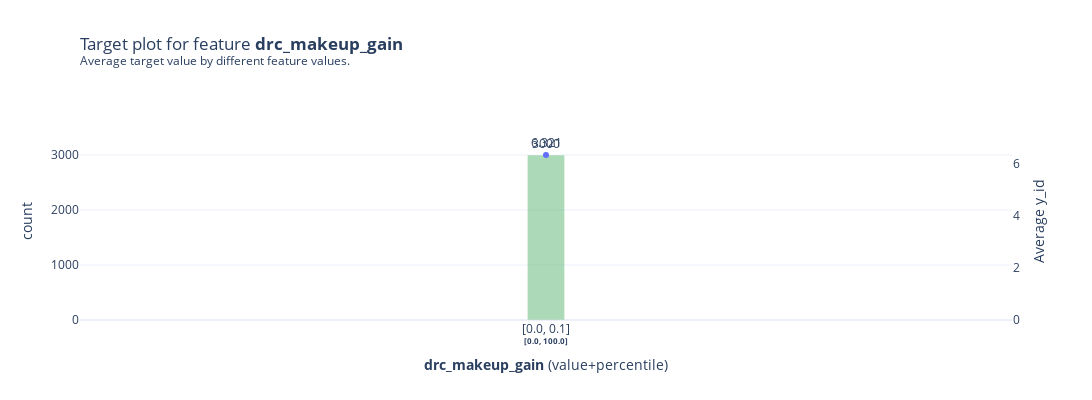

Here is the notebook cell this chart was saved with:
### Code cell
fig, axes, summary_df = target_drc.plot(
    which_classes=[1, 2],
    show_percentile=True,
    figsize=(1200, 400),
    ncols=2,
    plot_params={"gaps": {"outer_y": 0.05, "top": 0.1}},
    engine='plotly',
    template='plotly_white',
)
fig

### Figure 1 — Plotly figure (JSON) as saved in the notebook; plotly's stock layout.template omitted (floating-point values rounded to 4 significant figures)
{"data": [{"hovertemplate": "%{text}", "marker": {"color": "#5BB573", "opacity": 0.5}, "name": "count", "text": [3000], "textposition": "outside", "type": "bar", "width": 0.04, "x": [0], "xaxis": "x", "y": [3000], "yaxis": "y"}, {"hovertemplate": "%{text}", "line": {"color": "#636EFA"}, "marker": {"color": "#636EFA"}, "mode": "lines+markers+text", "name": "Average y_id", "text": ["6.321"], "textposition": "top center", "type": "scatter", "x": [0], "xaxis": "x", "y": [6.321], "yaxis": "y2"}], "layout": {"height": 400, "showlegend": false, "title": {"text": "Target plot for feature <b>drc_makeup_gain</b> <br><sup>Average target value by different feature values.</sup>", "x": 0, "xref": "paper"}, "width": 1200, "xaxis": {"anchor": "y", "domain": [0, 1], "ticktext": ["[0.0, 0.1]<br><sup><b>[0.0, 100.0]</b></sup>"], "tickvals": [0], "title": {"text": "<b>drc_makeup_gain</b> (value+percentile)"}}, "yaxis": {"anchor": "x", "domain": [0, 0.9], "range": [0, 3600], "title": {"text": "count"}}, "yaxis2": {"anchor": "x", "domain": [0, 0.9], "overlaying": "y", "range": [0, 7.586], "showgrid": false, "side": "right", "title": {"text": "Average y_id"}}}}
